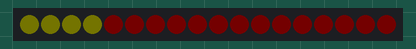
This sketch was run on a simulated Arduino Uno, built with avr-gcc and run on an emulated ATmega328P. Shown: 18 RGB LEDs in strip order, left to right. Dim RGB values are drawn brighter than linear.

Above: at 0.66 s.
At 5.08 s:
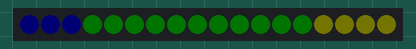
At 10.59 s:
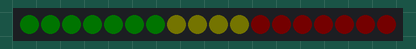
At 19.26 s:
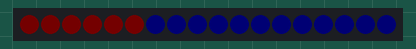
At 29.15 s:
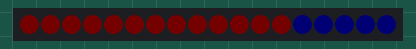
At 38.16 s:
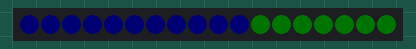

The sketch:

Rainbow.ino
```cpp
#include "FastLED.h"                                          // FastLED library.

#if FASTLED_VERSION < 3001000
#error "Requires FastLED 3.1 or later; check github for latest code."
#endif

// Fixed definitions cannot change on the fly.
#define LED_DT 11                                             // Serial data pin
#define LED_CK 11                                             // Clock pin for WS2801 or APA102
#define COLOR_ORDER GRB                                       // It's GRB for WS2812B and GBR for APA102
#define LED_TYPE WS2812B                                     // What kind of strip are you using (APA102, WS2801 or WS2812B)?
#define NUM_LEDS 18                                           // Number of LED's

// Initialize changeable global variables.
uint8_t max_bright = 255;                                     // Overall brightness definition. It can be changed on the fly.

struct CRGB leds[NUM_LEDS];                                   // Initialize our LED array.


// Initialize global variables for sequences
uint8_t thisdelay = 7;                                        // A delay value for the sequence(s)
uint8_t thishue = 0;                                          // Starting hue value.
uint8_t deltahue = 250;                                        // Hue change between pixels.

void setup() {
//  Serial.begin(57600);

  LEDS.addLeds<LED_TYPE, LED_DT, COLOR_ORDER>(leds, NUM_LEDS);         // For WS2812B
//  LEDS.addLeds<LED_TYPE, LED_DT, LED_CK, COLOR_ORDER>(leds, NUM_LEDS);   // For APA102 or WS2801

  FastLED.setBrightness(max_bright);
  set_max_power_in_volts_and_milliamps(5, 2);               // FastLED 2.1 Power management set at 5V, 500mA
} // setup()


void loop () {
  EVERY_N_MILLISECONDS(thisdelay) {                           // FastLED based non-blocking routine to update/display the sequence.
    rainbow_march();
  }
  show_at_max_brightness_for_power();
} // loop()


void rainbow_march() {                                        // The fill_rainbow call doesn't support brightness levels
  thishue++;                                                  // Increment the starting hue.
  fill_rainbow(leds, NUM_LEDS, thishue, deltahue);            // Use FastLED's fill_rainbow routine.
} // rainbow_march()
```
